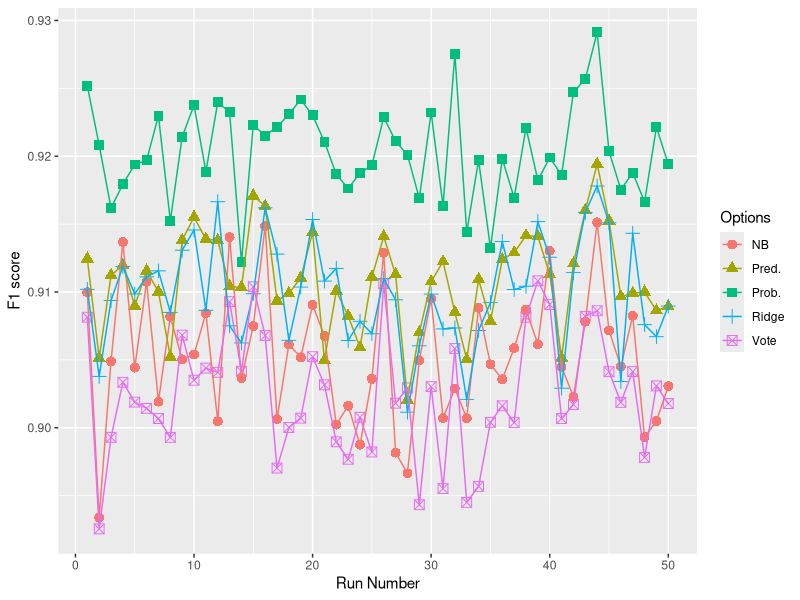

Source code (R):
setwd("D:/Study/Thesis/Experiments/Util/RPlots/class")
library("ggplot2")
featuresdata = read.csv("class_04_ensemble.csv")
p <- ggplot(featuresdata, aes(x=run, y=f1, group=Options))+ labs(x = "Run Number", y = "F1 score" )
p + geom_point(aes(color=Options, shape=Options), size = 3) + geom_line(aes(color=Options))
# q + facet_grid(comb ~ ., scale = "free_y")